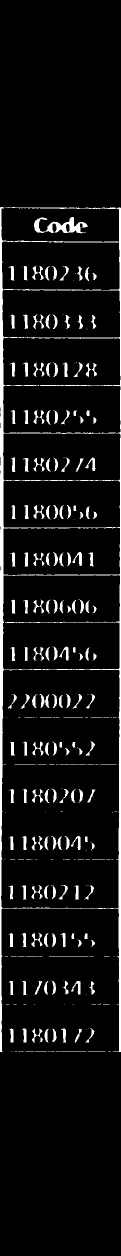
#> input picture Cells/dilated_image.jpg, 242 x 2511 px (shown at 1/2 size)
$ python -i TableExtractor.py   (imports and definitions only)
#> lines starting #> are read from the running program, lines starting #| are printed output that depends on the picture; after the words box and inside, x2 and y2 are one past the last pixel; in counts of white or black regions, pixels touching at a corner belong together
import cv2
import numpy as np

class TableExtractor:

    def __init__(self, image_path):
        self.image_path = image_path

    def execute(self):
        self.read_image()
        self.convert_image_to_grayscale()
        self.threshold_image()
        self.invert_image()
        self.dilate_image()
        self.find_contours()
        self.filter_contours_and_leave_only_rectangles()
        self.find_largest_contour_by_area()
        self.order_points_in_the_contour_with_max_area()
        self.calculate_new_width_and_height_of_image()
        self.apply_perspective_transform()
        self.add_10_percent_padding()
        return self.perspective_corrected_image_with_padding

    def read_image(self):
        self.image = cv2.imread(self.image_path)
#> self.image is the input picture: shape (2511, 242, 3); min 0, max 255, mean 17.7

    def convert_image_to_grayscale(self):
        self.grayscale_image = cv2.cvtColor(self.image, cv2.COLOR_BGR2GRAY)

    def blur_image(self):
        self.blurred_image = cv2.blur(self.grayscale_image, (5, 5))

    def threshold_image(self):
        self.thresholded_image = cv2.threshold(self.grayscale_image, 0, 255, cv2.THRESH_BINARY + cv2.THRESH_OTSU)[1]
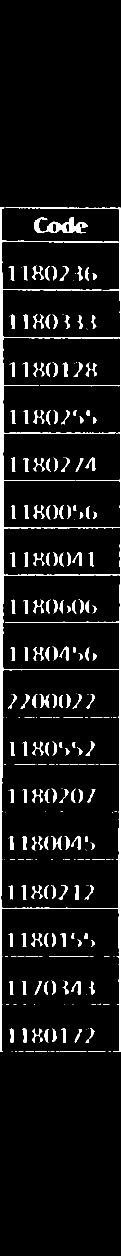
#> self.thresholded_image: shape (2511, 242) (shown at 1/2 size); 6.9% white; 276 white regions (101 under 20 px), largest, box (x1, y1, x2, y2) and area: (0, 414, 242, 2104) 18819, (68, 434, 175, 467) 1500, (64, 532, 87, 560) 234

    def invert_image(self):
        self.inverted_image = cv2.bitwise_not(self.thresholded_image)
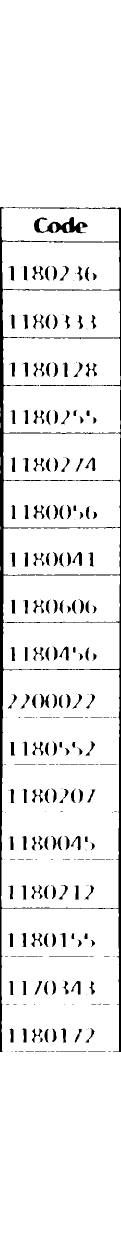
#> self.inverted_image: shape (2511, 242) (shown at 1/2 size); 93.1% white; 276 black regions (101 under 20 px), largest, box (x1, y1, x2, y2) and area: (0, 414, 242, 2104) 18819, (68, 434, 175, 467) 1500, (64, 532, 87, 560) 234

    def dilate_image(self):
        self.dilated_image = cv2.dilate(self.inverted_image, None, iterations=5)
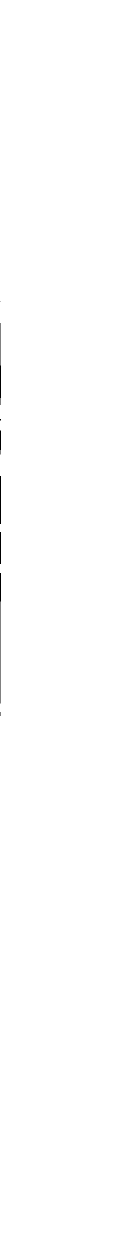
#> self.dilated_image: shape (2511, 242) (shown at 1/2 size); 99.8% white; 8 black regions (3 under 20 px)

    def find_contours(self):
        self.contours, self.hierarchy = cv2.findContours(self.dilated_image, cv2.RETR_TREE, cv2.CHAIN_APPROX_SIMPLE)
#> self.contours = 1 contour; box (x1, y1, x2, y2) and area: (0, 0, 242, 2511) 603937; self.hierarchy = [[-1, -1, -1, -1]]
        self.image_with_all_contours = self.image.copy()
        cv2.drawContours(self.image_with_all_contours, self.contours, -1, (0, 255, 0), 3)
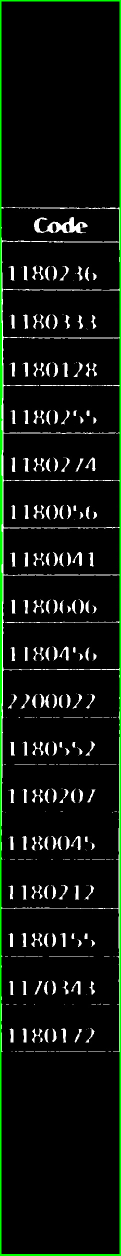
#> self.image_with_all_contours: shape (2511, 242, 3) (shown at 1/2 size); 2.87% of pixels changed, all inside (x1, y1, x2, y2) = (0, 0, 242, 2511)

    def filter_contours_and_leave_only_rectangles(self):
        self.rectangular_contours = []
        for contour in self.contours:
            peri = cv2.arcLength(contour, True)
            approx = cv2.approxPolyDP(contour, 0.02 * peri, True)
            if len(approx) == 4:
                self.rectangular_contours.append(approx)
#> this loop made 1 pass
#> (peri, approx) on pass 1: (5518.3, [[0, 0], [0, 2510], [241, 2510], [241, 0]])
#> after the loop, self.rectangular_contours = [[[0, 0], [0, 2510], [241, 2510], [241, 0]]]
        self.image_with_only_rectangular_contours = self.image.copy()
        cv2.drawContours(self.image_with_only_rectangular_contours, self.rectangular_contours, -1, (0, 255, 0), 3)
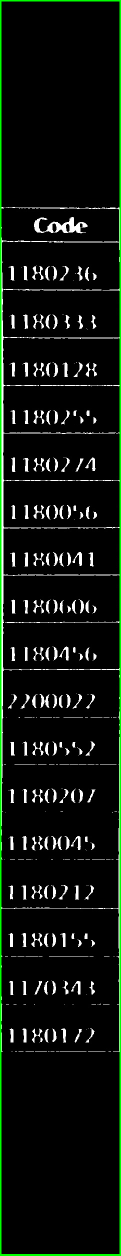
#> self.image_with_only_rectangular_contours: shape (2511, 242, 3) (shown at 1/2 size); 2.71% of pixels changed, all inside (x1, y1, x2, y2) = (0, 0, 242, 2511)

    def find_largest_contour_by_area(self):
        #max_area = 0
        #self.contour_with_max_area = None

        max_areas = [0, 0, 0]
        contours_with_max_areas = [None, None, None]
        for contour in self.rectangular_contours:
            area = cv2.contourArea(contour)

            # Compare the area with the three largest areas
            for i in range(3):
                if area > max_areas[i]:
                    # If the current area is larger, update the list of three largest areas and contours
                    max_areas[i+1:] = max_areas[i:-1]
                    max_areas[i] = area
                    contours_with_max_areas[i+1:] = contours_with_max_areas[i:-1]
                    contours_with_max_areas[i] = contour
                    break
#> this loop made 1 pass
#> (contour, area) on pass 1: ([[0, 0], [0, 2510], [241, 2510], [241, 0]], 604910)
#> after the loop, contours_with_max_areas = 3 items; max_areas = [604910, 0, 0]

        # [4 lines of commented-out code are left out]


        height, width = self.image.shape[:2]
#> height = 2511; width = 242
        # Find the bounding box of the contour
        x, y, w, h = cv2.boundingRect(contours_with_max_areas[0])
#> x = 0; y = 0; w = 242; h = 2511

        # Check if the bounding box spans the whole width or height of the image
        spans_whole_width = w == width and x == 0
#> spans_whole_width = True
        spans_whole_height = h == height and y == 0
#> spans_whole_height = True

        # Check if the contour spans the whole image
        if spans_whole_width or spans_whole_height:
            self.contour_with_max_area = contours_with_max_areas[-1]
        else:
            self.contour_with_max_area = contours_with_max_areas[0]


        self.image_with_contour_with_max_area = self.image.copy()
        cv2.drawContours(self.image_with_contour_with_max_area, [self.contour_with_max_area], -1, (0, 255, 0), 3)

    def order_points_in_the_contour_with_max_area(self):
        self.contour_with_max_area_ordered = self.order_points(self.contour_with_max_area)
        self.image_with_points_plotted = self.image.copy()
        for point in self.contour_with_max_area_ordered:
            point_coordinates = (int(point[0]), int(point[1]))
            self.image_with_points_plotted = cv2.circle(self.image_with_points_plotted, point_coordinates, 20, (0, 0, 255), -1)

    def calculate_new_width_and_height_of_image(self):
        existing_image_width = self.image.shape[1]
        existing_image_width_reduced_by_10_percent = int(existing_image_width * 0.9)

        distance_between_top_left_and_top_right = self.calculateDistanceBetween2Points(self.contour_with_max_area_ordered[0], self.contour_with_max_area_ordered[1])
        distance_between_top_left_and_bottom_left = self.calculateDistanceBetween2Points(self.contour_with_max_area_ordered[0], self.contour_with_max_area_ordered[3])

        aspect_ratio = distance_between_top_left_and_bottom_left / distance_between_top_left_and_top_right

        self.new_image_width = existing_image_width_reduced_by_10_percent
        self.new_image_height = int(self.new_image_width * aspect_ratio)

    def apply_perspective_transform(self):
        pts1 = np.float32(self.contour_with_max_area_ordered)
        pts2 = np.float32([[0, 0], [self.new_image_width, 0], [self.new_image_width, self.new_image_height], [0, self.new_image_height]])
        matrix = cv2.getPerspectiveTransform(pts1, pts2)
        self.perspective_corrected_image = cv2.warpPerspective(self.image, matrix, (self.new_image_width, self.new_image_height))

    def add_10_percent_padding(self):
        image_height = self.image.shape[0]
        padding = int(image_height * 0.1)
        self.perspective_corrected_image_with_padding = cv2.copyMakeBorder(self.perspective_corrected_image, padding, padding, padding, padding, cv2.BORDER_CONSTANT, value=[255, 255, 255])

    def draw_contours(self):
        self.image_with_contours = self.image.copy()
        cv2.drawContours(self.image_with_contours,  [ self.contour_with_max_area ], -1, (0, 255, 0), 1)

    def calculateDistanceBetween2Points(self, p1, p2):
        dis = ((p2[0] - p1[0]) ** 2 + (p2[1] - p1[1]) ** 2) ** 0.5
        return dis

    def order_points(self, pts):
        # initialzie a list of coordinates that will be ordered
        # such that the first entry in the list is the top-left,
        # the second entry is the top-right, the third is the
        # bottom-right, and the fourth is the bottom-left
#> (the run stopped early here; a loop or call above may not have finished)
